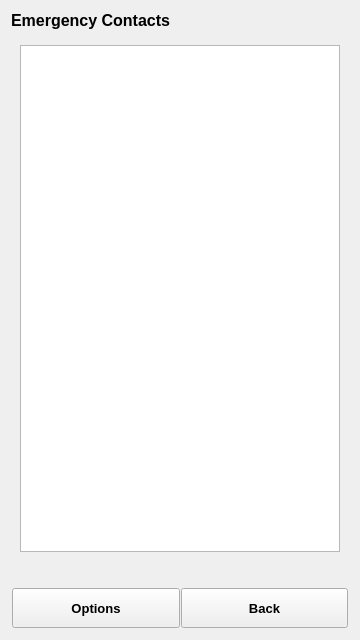
<?xml version="1.0" encoding="UTF-8"?>
<ui version="4.0">
 <class>Contacts</class>
 <widget class="QWidget" name="Contacts">
  <property name="geometry">
   <rect>
    <x>0</x>
    <y>0</y>
    <width>360</width>
    <height>640</height>
   </rect>
  </property>
  <property name="windowTitle">
   <string>Form</string>
  </property>
  <layout class="QGridLayout" name="gridLayout_4">
   <item row="1" column="0">
    <widget class="QWidget" name="widget" native="true">
     <layout class="QGridLayout" name="gridLayout_2">
      <item row="0" column="0">
       <widget class="QListWidget" name="listWidget">
        <property name="font">
         <font>
          <pointsize>12</pointsize>
         </font>
        </property>
       </widget>
      </item>
     </layout>
    </widget>
   </item>
   <item row="2" column="0">
    <widget class="QWidget" name="widget_2" native="true">
     <layout class="QGridLayout" name="gridLayout">
      <property name="margin">
       <number>1</number>
      </property>
      <property name="spacing">
       <number>1</number>
      </property>
      <item row="0" column="0">
       <spacer name="verticalSpacer">
        <property name="orientation">
         <enum>Qt::Vertical</enum>
        </property>
        <property name="sizeType">
         <enum>QSizePolicy::Preferred</enum>
        </property>
        <property name="sizeHint" stdset="0">
         <size>
          <width>20</width>
          <height>20</height>
         </size>
        </property>
       </spacer>
      </item>
      <item row="0" column="1">
       <spacer name="verticalSpacer_2">
        <property name="orientation">
         <enum>Qt::Vertical</enum>
        </property>
        <property name="sizeType">
         <enum>QSizePolicy::Preferred</enum>
        </property>
        <property name="sizeHint" stdset="0">
         <size>
          <width>20</width>
          <height>20</height>
         </size>
        </property>
       </spacer>
      </item>
      <item row="1" column="0">
       <widget class="QPushButton" name="actionButton">
        <property name="minimumSize">
         <size>
          <width>0</width>
          <height>40</height>
         </size>
        </property>
        <property name="font">
         <font>
          <pointsize>10</pointsize>
          <weight>75</weight>
          <bold>true</bold>
         </font>
        </property>
        <property name="text">
         <string>Options</string>
        </property>
        <property name="icon">
         <iconset>
          <normaloff>:/images/icons/icon/options.png</normaloff>:/images/icons/icon/options.png</iconset>
        </property>
        <property name="flat">
         <bool>false</bool>
        </property>
       </widget>
      </item>
      <item row="1" column="1">
       <widget class="QPushButton" name="backButton">
        <property name="minimumSize">
         <size>
          <width>0</width>
          <height>40</height>
         </size>
        </property>
        <property name="font">
         <font>
          <pointsize>10</pointsize>
          <weight>75</weight>
          <bold>true</bold>
         </font>
        </property>
        <property name="text">
         <string>Back</string>
        </property>
        <property name="icon">
         <iconset>
          <normaloff>:/images/icons/icon/prev.png</normaloff>:/images/icons/icon/prev.png</iconset>
        </property>
       </widget>
      </item>
     </layout>
    </widget>
   </item>
   <item row="0" column="0">
    <widget class="QLabel" name="label">
     <property name="font">
      <font>
       <pointsize>12</pointsize>
       <weight>75</weight>
       <bold>true</bold>
      </font>
     </property>
     <property name="text">
      <string>Emergency Contacts</string>
     </property>
    </widget>
   </item>
  </layout>
 </widget>
 <resources/>
 <connections/>
</ui>
